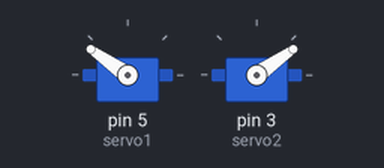
This sketch was run on a simulated Arduino Uno, built with avr-gcc and run on an emulated ATmega328P. Shown: 2 × servo.

Above: at 0.5 s.
At 18.4 s:
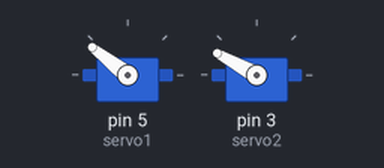
At 25.8 s:
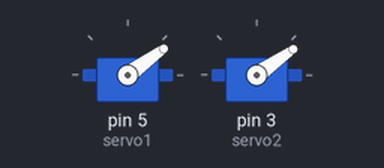
At 37.4 s:
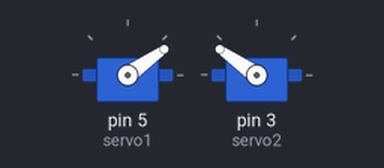
Timing chart, 0 to 40.0 s (numbered marks = the images above):
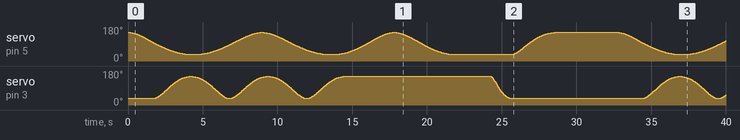

The sketch:

SERVO_SHIMMY_V83.ino
```cpp
//  SERVO_SHIMMY_V__
// BY BRIAN MATTHEWS flappingsprocket.com
// for educational purposes only not for comericial use without permision
// setup:  input needed for microsecond range on each servo for desired begining and end position
// reversal of servo is taken care of with open and closed positions input
// the speed of the servo starting it's movement position is established at main void loop located at end, with descriptions.
//servo power needs 4.8 to 6 v own battery with common ground with board, 9v to arduino, all grounds are shared.

// Features:
// -multiple servos
// -sine wave function follow between any 2 positions among a servos range
// -no need to select if the servo is setup in reverse or not
// -changable ramp up start speed, ramp down end speed (spa# and spb#)
// -time delay for each servo to start it's movement (w8#)
// -multiple waves between posotions (s#)

// Problems:
// -some cross contaimation on a servo that is told to hold still, I saw a bit of 2 degree flex.

// Limitations:
//  -cycle movement where all servos are phased together,  so sequence is all the servos can start moving after their wait period, whatever speed
//   to get to position, whatever number of cycles between positions
//  -no future development items addressed.

// Future Development:
//  -array based individual servo path yet still maintaining the single master loop of position/dwell/wait incrementing
//  -optional pauses between cycles,
//  -time based triggers to acomplish task sequences
//  -spline stiching of positions


#include <Servo.h>

Servo servo1;
Servo servo2;

//shared variables

float pie=3.14159;
float sinsize=1700; //general resolution of the servos =lowest microsecond to highest microsecond,approximately
float event=sinsize * 100;  //some gigantic number so the movef function never runs out of ticks

//specific variables
// servo default positions
// WARNING:  when a higher or lower number is input than what the servo can handle,
//           the servo may rapid to some manufacturer safe value
// WARNING: refer to technical documentation for each servo to stay within its range.
//  ccw   \->/   cw
//   600- 1200- 2400   =180 sweep servo  type 1800 point resolution
//  1050- 1550 - 1950   =90 sweep servo  type  900 point resolution
//  1500- 1700 - 1900   =1260 sweep winch type 400 point resolution

//servo 1 800-2200 decrease to open
int svo1c   =2100;  //servo# closed position
int svo1o   =900;   //servo# open position

//servo 2 800-2200 increase to open
int svo2c   =900;  //servo# closed position
int svo2o   =2100; //servo# open position


//variables for use in all servo functions per servo

float count1 =0; // sine wave x variable counts from 1 to 1700 (servo resolution) only starts counting after wait# reaches its activation value.
float count1s=0;
float speed1=0;  //a value that consists of small increment values that change in magnitude depending on if the wave starts slow and ends fast or vise versa.
float speedtick1=0; //ticks off how long the hold position for the servo is in very small ms increments giving the illusion of a slower or faster moving servo
float sinsize1=0;
                 // y= a*sin(bx+c)+d
                 // yvar# = a#(sin (b#*count#+c#)+d#
float yvar1=0;   // actual ms value thrown at servo ranged, paused, speed shifted etc.
float a1=0;     //a# amplitude higher value taller wave shorter value shorter wave by magnitude:   a=(highest # - lowest #)/2
float b1=0;     //b# lower value = longer wave or higher value=shorter wave this is phase shift or stretch of function b=2pi/(period*2) where period is desired wave size
float c1=0;     //c# is x frequency offset = what part of curve want to look at
float d1=0;     //d# is y offset  = 0.5*amplitude shifts the curve so it is wholey in 1st quadrant
int per1=0;     //trigger value either 0 or 1 to declare that that servo has reached its final position and so servo movement sequence of all servos (once all report per#=1)can end.

float count2 =0;
float count2s =0;
float sinsize2=0;
float speed2=0;
float speedtick2=0;
float yvar2=0;
float a2=0;
float b2=0;
float c2=0;
float d2=0;
int per2=0;


//start of primary move function that includes all servos and is called up and activated per each event
void movef(float ecycle,float s1,float w81,float spa1,float spb1,float yprev1,float ynext1,float s2, float w82,float spa2,float spb2,float yprev2,float ynext2)
{

         //counter master list:
         //count = count ticker for primary loop to check to see if each servo needs to move
         //count# = count for each servo that starts up once wait period for that servo is reached
         //count#s =extended count for each servo to account for multiple cycles in one move function
         //speedtick# =a tiny microsecond pause from 1 to a value between spa# to spb# where servo is held momentary at one value
         //per# = either 1 or 0 marks end of all movement from that servo for the movef function.

         delay(1);   //master delay
         //resets and values established
         int per1=0;
         int per2=0;
         count1 = 1;
         count1s =1;
         speedtick1 = 1;
         b1=(2*pie/(sinsize*2));  //coefficient of sine math function

         sinsize1=((s1*2)-1)*sinsize;  //ranges from s1=1,2,3,4,5 sinsize#= 1*1700,3*1700,5*1700,7*1700

         count2 = 1;
         count2s =1;
         speedtick2 = 1;
         b2=(2*pie/(sinsize*2));
         sinsize2=((s2*2)-1)*sinsize;

          //position dependent sine wave coeficients
            if(ynext1 > yprev1)
            {
              a1= (ynext1-yprev1)/2;
              c1= (1.5)*pie;
              d1= yprev1+a1;
            }
            else  //(ynext# < yprev#)
            {
              a1= (yprev1-ynext1)/2;
              c1= (0.5)*pie;
              d1= yprev1-a1;
            }
              if(ynext2 > yprev2)
            {
              a2= (ynext2-yprev2)/2;
              c2= (1.5)*pie;
              d2= yprev2+a2;
            }
            else  //(ynext# < yprev#)
            {
              a2= (yprev2-ynext2)/2;
              c2= (0.5)*pie;
              d2= yprev2-a2;
            }


       //##########   GLOBAL LOOP FOR ALL SERVOS #######################
   for (float count = 0; count < ecycle; count +=1)
   {

        //traditional speed values start off as spa# and end up as spb# as count# ticks away on the fly as curve is being drawn.
        // result is a sine curve that is compressed in the x axis on one end (spa#=large number) and stretched on other end (spb#=small number).

         if (spa1 > spb1) {speed1=((count1s+1)/sinsize)*(spa1-spb1) + spb1;} //start fast end slow
         else {speed1= ((count1s+1)/sinsize)*(spb1-spa1)+ spa1;} // start slow end fast

         if (spa2 > spb2) {speed2=((count2s+1)/sinsize)*(spa2-spb2) + spb2;} //start fast end slow
         else  {speed2= ((count2s+1)/sinsize)*(spb2-spa2)+ spa2;} // start slow end fast


  // servo #1   3 states or cases

        if (count < w81) //condition 1 servo not ready to move yet
            {
             servo1.writeMicroseconds(yprev1);
            }


         else if (count > w81 && count1 > sinsize1) //condition 3 motion is done and position is held
            {
            servo1.writeMicroseconds(ynext1);
            per1=1; //declares this servo is finished with its movement
            }

         else if (count > w81)   //condition 2 sin wave function active with optional hold position while big loop asks other servos for their turn
            {

                if (count1 < sinsize1 && speedtick1 == 1)  //new position of servo is written
                {
                   yvar1= a1*sin((count1)*b1+c1)+d1;  //the math function
                   servo1.writeMicroseconds(yvar1);   //throws a command at the servo
                   speedtick1 += 1; // start of increment to count for possible pauses at this position to simulate slow
                   count1 += 1; //increments sine wave operator x in y=f(x)


                }
                else if (speedtick1 > 1 && speedtick1 < speed1)  //sine wave is sustained at old value for 1 to speed# as counted by speedtick#
                {
                  servo1.writeMicroseconds(yvar1);
                  speedtick1 += 1;  //increments speedtick1 to delay the servo at one position along its travel to simulate a speed
                }
                else //sine wave is now permitted to continue drawing and moving to points by having speedtick# reset
                {
                  count1+=1; //locks out the sine function from going past sinsize by ever increasing count#
                  speedtick1 = 1; //reset for next sin wave increment  through of sine fun

                     if (count1/sinsize <= 1)    //count#s is given a positive or negative counter to follow sin wave so speed can be adjusted
                     {count1s +=1;}
                     else if (count1/sinsize >1 && count1/sinsize <2)
                     {count1s -=1;}
                     else if (count1/sinsize >=2 && count1/sinsize <3)
                     {count1s +=1;}
                     else if (count1/sinsize >=3 && count1/sinsize <4)
                     {count1s -=1;}
                     else if (count1/sinsize >=4 && count1/sinsize <5)
                     {count1s +=1;}
                     else if (count1/sinsize >=5 && count1/sinsize <6)
                     {count1s -=1;}
                     else if (count1/sinsize >=6 && count1/sinsize <7)
                     {count1s +=1;}
                }


            }  //end if statement for case 2

       //servo #2
          if (count < w82)     //notes same as servo #1 above
            {
            servo2.writeMicroseconds(yprev2);
            }

         else if (count>w82 && count2 > sinsize2)
            {
            servo2.writeMicroseconds(ynext2);
            per2=1;
            }

         else if (count > w82)
            {

              if (count2 < sinsize2 && speedtick2 == 1)
                {
                   yvar2= a2*sin((count2)*b2+c2)+d2;
                   servo2.writeMicroseconds(yvar2);
                   speedtick2 += 1;
                   count2 += 1;
                 }
                else if (speedtick2 > 1 && speedtick2 < speed2)
                {
                  servo2.writeMicroseconds(yvar2);
                  speedtick2 += 1;
                }
                else
                {
                  count2+=1;
                 speedtick2 = 1;
                 if (count2/sinsize <= 1)
                     {count2s +=1;}
                     else if (count2/sinsize >1 && count2/sinsize <2)
                     {count2s -=1;}
                     else if (count2/sinsize >=2 && count2/sinsize <3)
                     {count2s +=1;}
                     else if (count2/sinsize >=3 && count2/sinsize <4)
                     {count2s -=1;}
                     else if (count2/sinsize >=4 && count2/sinsize <5)
                     {count2s +=1;}
                     else if (count2/sinsize >=5 && count2/sinsize <6)
                     {count2s -=1;}
                     else if (count2/sinsize >=6 && count2/sinsize <7)
                     {count2s +=1;}

                }
            }

       if(per1 == 1 && per2 == 1)//breaks FOR loop out of further un necessary cycles as all servos report their movement complete
         {
          break;
         }

   }  //############# END OF GLOBAL LOOP FOR ALL SERVOS ############

} //end of void subroutine function for entire move function


// start of program meat
void setup()
{
  servo1.attach(5);     //signal of servo#1 to pin 3
  servo2.attach(3);     //signal of servo#2 to pin 5

}
void loop()
{
  //servo lockdown when power is on
  servo1.writeMicroseconds(svo1c);
  servo2.writeMicroseconds(svo2c);


  //notes:

//key:

// ecycle = time acts as the cut off when all servos have completed their one way motion
// s# =number of times sine wave repeats
// w8#= 1000=1sec approx. each servo wait time
// spa# = start speed, range: 1-25 or 1 fast, 25 slow
// spb# = end speed, range: 1-25 or 1 fast, 25 slow
// yprev# = previous servo position
// ynext# = next position
//
//Servo servo1;
//Servo servo2;

 //notes end


  //key: movef(ecycle,s1, w81,spa1,spb1,yprev1,ynext1,s2, w82,spa2,spb2,yprev2,ynext2)
         movef(event , 3, 100,10  ,25  ,svo1c ,svo1o ,3 ,5000,15  ,5   ,svo2c ,svo2o);
  delay(2000);
         movef(event , 1,5000,25  ,5   ,svo1o ,svo1c ,1 ,1100,1   ,15  ,svo2o ,svo2c);

  delay(4000);


} //end void loop
```
